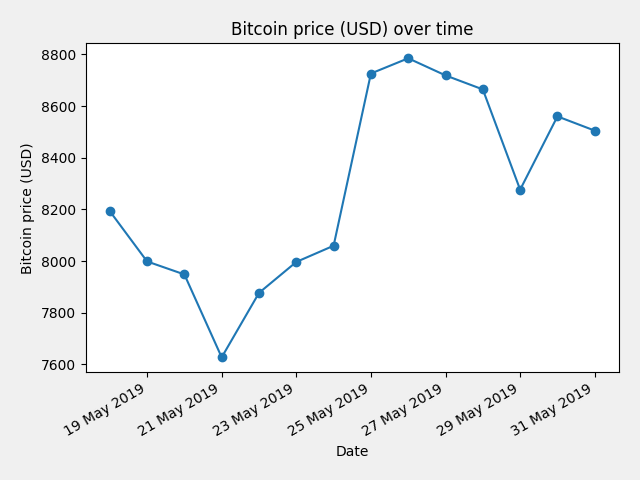

Recreate this plot in Python.
# https://www.youtube.com/watch?v=_LWjaAiKaf8
from matplotlib import pyplot as plt
from matplotlib import dates as mpl_dates
from datetime import datetime, timedelta
import pandas as pd

date_format = mpl_dates.DateFormatter("%d %b %Y")
data = pd.read_csv("C:/OtherProjects/Learning-MatPlotLib/08 - Plotting Time Series Data/Data.csv")
data["Date"] = pd.to_datetime(data["Date"])
# data.sort_values("Date", inplace=True) # Sort the data by the date field
price_date = data["Date"]
price_close = data["Close"]

plt.plot_date(price_date, price_close, linestyle="solid")
plt.gcf().autofmt_xdate()
plt.gca().xaxis.set_major_formatter(date_format)

plt.title("Bitcoin price (USD) over time")
plt.xlabel("Date")
plt.ylabel("Bitcoin price (USD)")
plt.style.use('fivethirtyeight')
plt.tight_layout()
plt.savefig("C:/OtherProjects/Learning-MatPlotLib/08 - Plotting Time Series Data/Time Series Data.png")
plt.show()